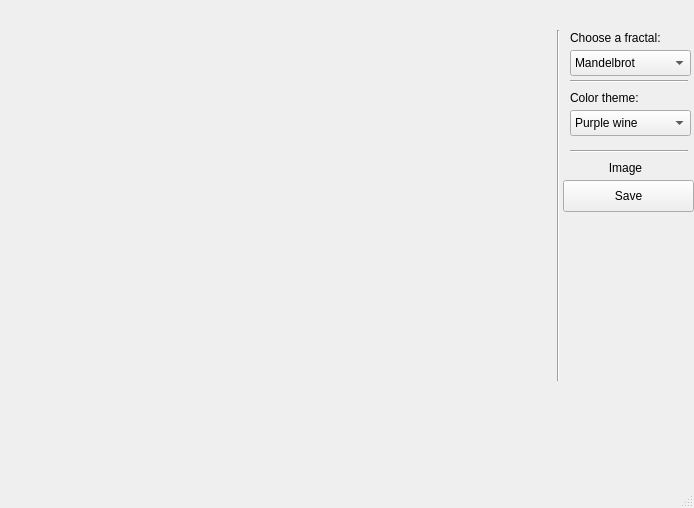
<?xml version="1.0" encoding="UTF-8"?>
<ui version="4.0">
 <class>MainWindow</class>
 <widget class="QMainWindow" name="MainWindow">
  <property name="geometry">
   <rect>
    <x>0</x>
    <y>0</y>
    <width>694</width>
    <height>508</height>
   </rect>
  </property>
  <property name="cursor">
   <cursorShape>ArrowCursor</cursorShape>
  </property>
  <property name="windowTitle">
   <string>MainWindow</string>
  </property>
  <widget class="QWidget" name="centralWidget">
   <widget class="QWidget" name="fractalArea" native="true">
    <property name="geometry">
     <rect>
      <x>10</x>
      <y>30</y>
      <width>541</width>
      <height>351</height>
     </rect>
    </property>
   </widget>
   <widget class="QLabel" name="choose_fractal">
    <property name="geometry">
     <rect>
      <x>570</x>
      <y>30</y>
      <width>111</width>
      <height>16</height>
     </rect>
    </property>
    <property name="text">
     <string>Choose a fractal:</string>
    </property>
   </widget>
   <widget class="QComboBox" name="fractalChooser">
    <property name="geometry">
     <rect>
      <x>570</x>
      <y>50</y>
      <width>121</width>
      <height>26</height>
     </rect>
    </property>
    <property name="currentText">
     <string>Mandelbrot</string>
    </property>
    <item>
     <property name="text">
      <string>Mandelbrot</string>
     </property>
    </item>
    <item>
     <property name="text">
      <string>Tricorn</string>
     </property>
    </item>
    <item>
     <property name="text">
      <string>BurningShip</string>
     </property>
    </item>
   </widget>
   <widget class="QLabel" name="label_2">
    <property name="geometry">
     <rect>
      <x>570</x>
      <y>90</y>
      <width>81</width>
      <height>16</height>
     </rect>
    </property>
    <property name="text">
     <string>Color theme:</string>
    </property>
   </widget>
   <widget class="QComboBox" name="colorChooser">
    <property name="geometry">
     <rect>
      <x>570</x>
      <y>110</y>
      <width>121</width>
      <height>26</height>
     </rect>
    </property>
    <item>
     <property name="text">
      <string>Purple wine</string>
     </property>
    </item>
    <item>
     <property name="text">
      <string>MoonWalk</string>
     </property>
    </item>
    <item>
     <property name="text">
      <string>Way to Hell</string>
     </property>
    </item>
   </widget>
   <widget class="QPushButton" name="SaveImageButton">
    <property name="geometry">
     <rect>
      <x>563</x>
      <y>180</y>
      <width>131</width>
      <height>32</height>
     </rect>
    </property>
    <property name="text">
     <string>Save</string>
    </property>
   </widget>
   <widget class="QLabel" name="label">
    <property name="geometry">
     <rect>
      <x>570</x>
      <y>160</y>
      <width>111</width>
      <height>16</height>
     </rect>
    </property>
    <property name="midLineWidth">
     <number>0</number>
    </property>
    <property name="text">
     <string>Image</string>
    </property>
    <property name="alignment">
     <set>Qt::AlignCenter</set>
    </property>
   </widget>
   <widget class="Line" name="line">
    <property name="geometry">
     <rect>
      <x>570</x>
      <y>80</y>
      <width>118</width>
      <height>3</height>
     </rect>
    </property>
    <property name="orientation">
     <enum>Qt::Horizontal</enum>
    </property>
   </widget>
   <widget class="Line" name="line_2">
    <property name="geometry">
     <rect>
      <x>550</x>
      <y>30</y>
      <width>16</width>
      <height>351</height>
     </rect>
    </property>
    <property name="orientation">
     <enum>Qt::Vertical</enum>
    </property>
   </widget>
   <widget class="Line" name="line_3">
    <property name="geometry">
     <rect>
      <x>570</x>
      <y>150</y>
      <width>118</width>
      <height>3</height>
     </rect>
    </property>
    <property name="orientation">
     <enum>Qt::Horizontal</enum>
    </property>
   </widget>
  </widget>
  <widget class="QStatusBar" name="statusBar"/>
  <action name="actionOpen">
   <property name="text">
    <string>Load</string>
   </property>
  </action>
  <action name="actionSave">
   <property name="text">
    <string>Save</string>
   </property>
  </action>
  <action name="actionExit">
   <property name="text">
    <string>Exit</string>
   </property>
   <property name="shortcutContext">
    <enum>Qt::WidgetShortcut</enum>
   </property>
   <property name="menuRole">
    <enum>QAction::NoRole</enum>
   </property>
  </action>
  <action name="actionAbout">
   <property name="text">
    <string>About</string>
   </property>
  </action>
 </widget>
 <layoutdefault spacing="6" margin="11"/>
 <resources/>
 <connections/>
</ui>
